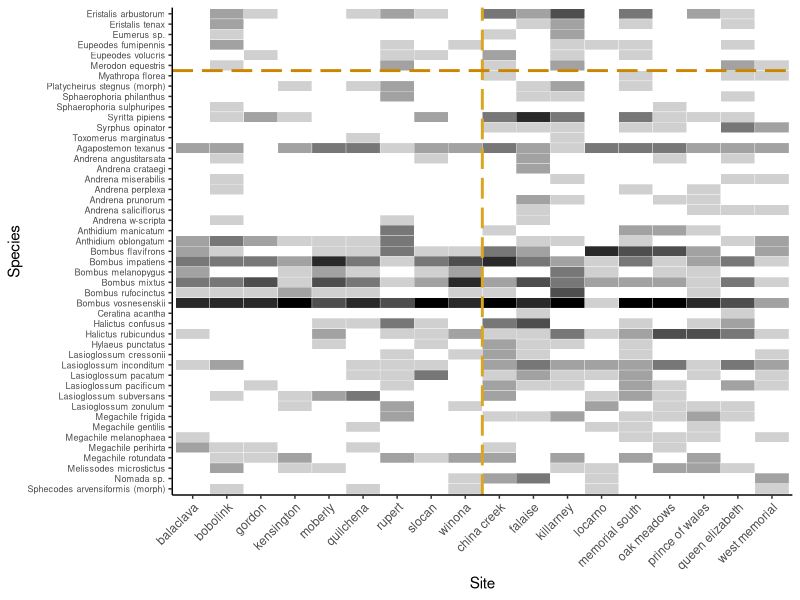
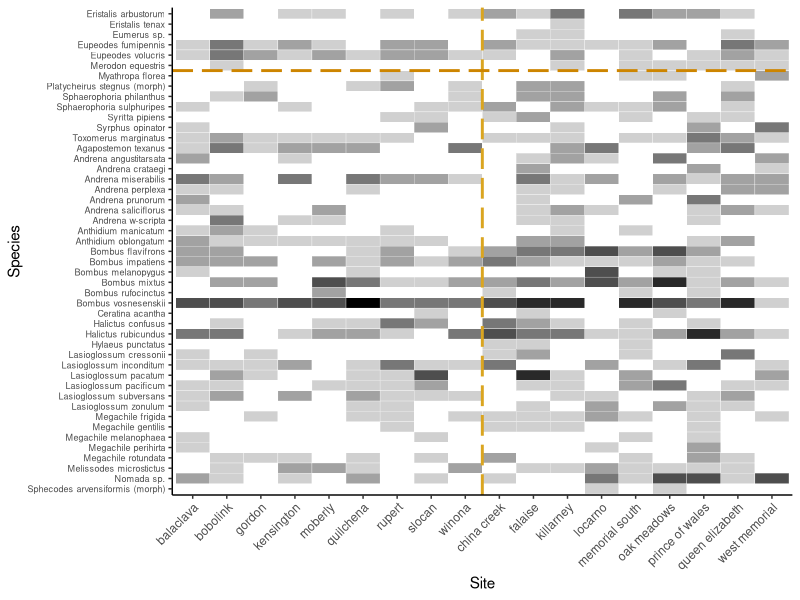
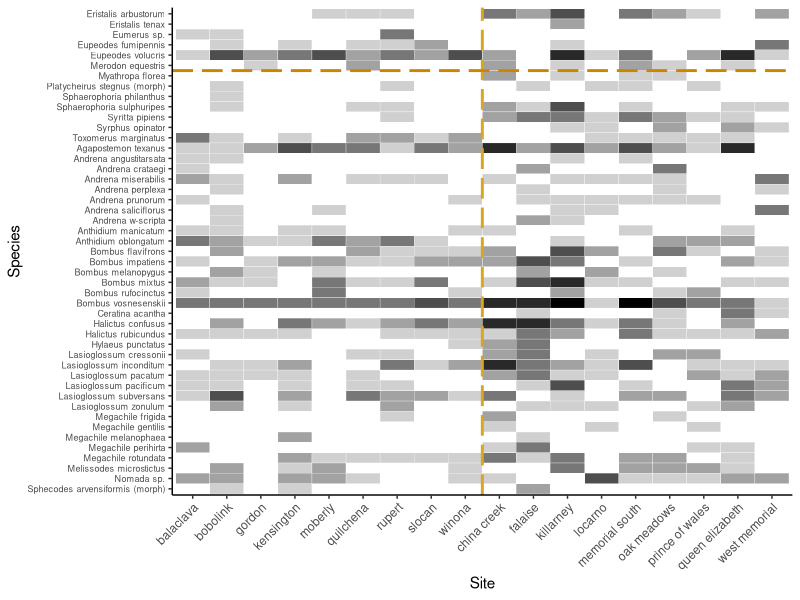
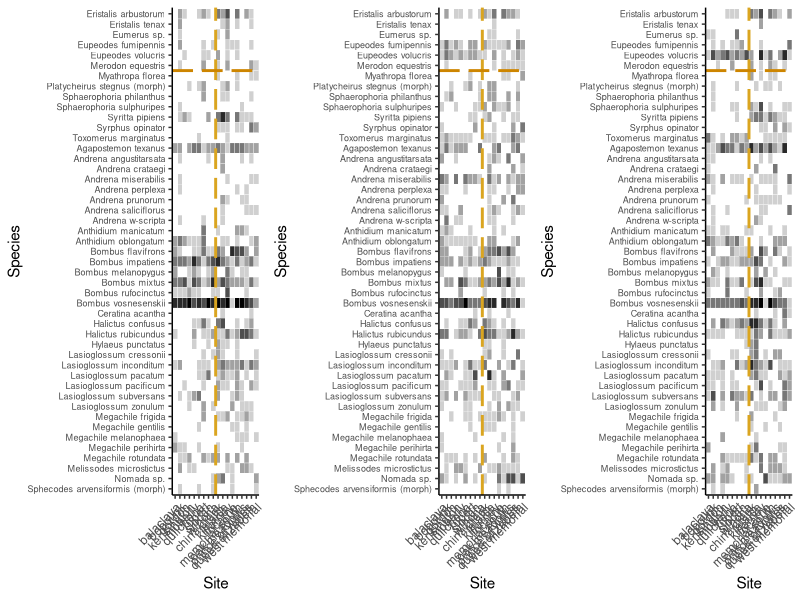

Reproduce these figures in R, in order.
library(reshape2)
library(tidyverse)

max_unique_detections = 500 # can lower this to filter off the top if too many species to plot in one page
min_unique_detections = 10

# read data
mydata <- read.csv("./data/pollinator_data.csv")

# perform some initial filters on the unfinished prelim data
mydata_filtered <- mydata %>% 
  
  # Filter by CLADE. 
  # NA's are specimens that haven't been identified yet. 
  # There are also specimens labelled "Other" if we collected them but they were not bees or hoverflies
  filter(CLADE %in% c("Anthophila", "Syrphidae")) %>%
  
  # Filter by SPECIES
  # Remove honeybees from our preliminary analysis
  # remove ~2 dozen rows where we accidentally printed an extra label 
  # (i.e., field assistant listed more species interacting with a plant at a site/visit than were collected)
  filter(!SPECIES %in% c("Apis mellifera", "extra_label"))  %>%
  
  # Filter by SPECIES
  # Remove some others until resolved for final analyses
  # Two un'id bombus were failed to be collected and brought back to lab for ID
  # one Eupeodes had an unconfident ID (looks intermediate between two species) so we are excluding it
  # No male Osmia were given an ID and were left simply as Osmia sp.
  filter(!SPECIES %in% c("Bombus sp.","Eupeodes sp.", "Osmia sp."))  %>%
  
  # Reduce sampling rounds in year 1 by 1 (they start at 2 since we did a weird prelim survey first)
  mutate(SAMPLING_ROUND = as.integer(ifelse(YEAR==1, as.integer(SAMPLING_ROUND) - 1, as.integer(SAMPLING_ROUND)))) %>%
  
  # for now we will filter out survey round 7 in year 2 (6 / 18 sites visited a 7th time)
  filter(SAMPLING_ROUND < 7)



## --------------------------------------------------
## Transform into detection non detection data

df <- mydata_filtered %>%
  
  # convert to binary detections
  group_by(SPECIES, SITE, YEAR, SAMPLING_ROUND) %>%
  slice(1) %>%
  ungroup() %>%
  
  # remove species detected on < 2 unique occassions
  group_by(SPECIES) %>%
  add_tally() %>%
  rename(unique_detections = n) %>%
  filter(unique_detections >= min_unique_detections) %>%
  filter(unique_detections < max_unique_detections) %>%
  ungroup() %>%
  
  # change SITE to factor for left_join with HABITAT_CATEGORY created below
  mutate(SITE = as.factor(SITE))

## Get unique species and sites
# create an alphabetized list of all species encountered across all sites*intervals*visits
species_list <- df %>%
  group_by(SPECIES) %>%
  slice(1) %>% # take one row per species (the name of each species)
  ungroup() %>%
  select(SPECIES) # extract species names column as vector

# create an alphabetized list of all sites
site_list <- df %>%
  group_by(SITE) %>%
  slice(1) %>% # take one row per species (the name of each species)
  ungroup() %>%
  select(SITE)

# get vectors of species, sites, intervals, and visits 
species_vector <- species_list %>%
  pull(SPECIES)

site_vector <- site_list %>%
  pull(SITE)

year_vector <- as.vector(levels(as.factor(df$YEAR)))

visit_vector <- as.vector(levels(as.factor(df$SAMPLING_ROUND)))

# find study dimensions from the pooled data
n_species <- length(species_vector)

n_sites <- length(site_vector)

n_years <- length(levels(as.factor(df$YEAR)))

n_visits <- length(levels(as.factor(df$SAMPLING_ROUND)))


# add habitat_category of sites
# make a new dataframe with site names and cats
SITE <- levels(as.factor(df$SITE))
HABITAT_CATEGORY <- c(0,0,1,1,0,0,1,1,1, # 9 mowed sites 
                      0,1,1,1,0,0,0,1,0) # and 9 meadow sites

habitats_df <- as.data.frame(cbind(SITE, HABITAT_CATEGORY, seq(1:n_sites)))

# join HABITAT_CATEGORY of sites with df by SITE
df_joined <- left_join(df, habitats_df, by = "SITE")



## --------------------------------------------------
## Now we are ready to create the detection matrix, V

## --------------------------------------------------
## Now we are ready to create the detection matrix, V

df_joined <- df_joined %>%
  mutate(y = 1) %>%
  arrange(SAMPLING_ROUND, YEAR, SITE, SPECIES) %>% # arrange opposite to array fill 
  # need numeric versions of species, site, year, and visit
  mutate(SPECIES_numeric = as.numeric(as.factor(SPECIES)),
         SITE_numeric = as.numeric(as.factor(SITE)),
         YEAR_numeric = as.numeric(as.factor(YEAR)),
         SAMPLING_ROUND_numeric = as.numeric(as.factor(SAMPLING_ROUND)))

# prepare array and prefill with NA's
V <- array(data = 0, dim = c(n_species, n_sites, n_years, n_visits))

# fill array with detection / nondetection data
for(i in 1:nrow(df_joined)){
  V[df_joined$SPECIES_numeric[i], df_joined$SITE_numeric[i], 
    df_joined$YEAR_numeric[i], df_joined$SAMPLING_ROUND_numeric[i]] <- df_joined$y[i]
}

array_fill_check <- sum(V) - nrow(df_joined) # quick check that they're identical # should be 0

if(array_fill_check != 0){
  print("WARNING: filled array is inconsistent with number of detections in the 2D datasheet!")
}

# visualize the real detection matrix (number of detections per species/site/year)
V2 <- array(data = 0, dim = c(n_species, n_sites, n_years))

for(i in 1:n_species){
  for(j in 1:n_sites){
    for(k in 1:n_years){
      V2[i,j,k] = sum(V[i,j,k,1:n_visits])
    }
  }
}

habitats_df <- habitats_df %>%
  rename("site" = "V3") %>%
  mutate(site = as.integer(site))

clades <- df %>%
  select(CLADE, SPECIES) %>%
  group_by(CLADE, SPECIES) %>%
  slice(1)

species_list <- species_list %>%
  mutate("species" = seq(1:nrow(.))) %>%
  left_join(., clades)

df_melted_year1 <- melt(V2[1:n_species,1:n_sites,1])
colnames(df_melted_year1)[1] <- "species"
colnames(df_melted_year1)[2] <- "site"
colnames(df_melted_year1)[3] <- "detections"
df_melted_year1 <- left_join(df_melted_year1, habitats_df) %>%
  left_join(., species_list) %>%
  mutate(SITE = fct_reorder(SITE, (as.integer(HABITAT_CATEGORY))))

df_melted_year2 <- melt(V2[1:n_species,1:n_sites,2])
colnames(df_melted_year2)[1] <- "species"
colnames(df_melted_year2)[2] <- "site"
colnames(df_melted_year2)[3] <- "detections"
df_melted_year2 <- left_join(df_melted_year2, habitats_df) %>%
  left_join(., species_list) %>%
  mutate(SITE = fct_reorder(SITE, (as.integer(HABITAT_CATEGORY))))

df_melted_year3 <- melt(V2[1:n_species,1:n_sites,3])
colnames(df_melted_year3)[1] <- "species"
colnames(df_melted_year3)[2] <- "site"
colnames(df_melted_year3)[3] <- "detections"
df_melted_year3 <- left_join(df_melted_year3, habitats_df) %>%
  left_join(., species_list) %>%
  mutate(SITE = fct_reorder(SITE, (as.integer(HABITAT_CATEGORY))))

# hline depends on number of species, for min 1 detection right now is 51.5

detections_heatmap_plot_year1 <-
  ggplot(df_melted_year1, aes(SITE, fct_rev((fct_reorder(SPECIES, desc(CLADE)))))) +
                              #fct_reorder(SPECIES, desc(SPECIES)))) +
  geom_tile(aes(fill = detections), colour = "white") +
  scale_fill_gradient(low = "white", high = "black") +
  labs(x = "Site", y = "Species") +
  theme_bw() +
  geom_vline(xintercept = 9.5, linewidth = 1, colour="goldenrod", linetype = "longdash") +
  geom_hline(yintercept = 41.5, linewidth = 1, colour="orange3", linetype = "longdash") +
  theme(#legend.position = "bottom",
        legend.position = "none",
        axis.text.x = element_text(angle = 45, hjust=1),
        axis.text.y = element_text(size=6.5),
        panel.border = element_blank(), panel.grid.major = element_blank(),
        panel.grid.minor = element_blank(), axis.line = element_line(colour = "black"))

plot(detections_heatmap_plot_year1)

detections_heatmap_plot_year2 <-
  ggplot(df_melted_year2, aes(SITE, fct_rev((fct_reorder(SPECIES, desc(CLADE)))))) +
  #fct_reorder(SPECIES, desc(SPECIES)))) +
  geom_tile(aes(fill = detections), colour = "white") +
  scale_fill_gradient(low = "white", high = "black") +
  labs(x = "Site", y = "Species") +
  theme_bw() +
  geom_vline(xintercept = 9.5, linewidth = 1, colour="goldenrod", linetype = "longdash") +
  geom_hline(yintercept = 41.5, linewidth = 1, colour="orange3", linetype = "longdash") +
  theme(legend.position = "none",
        axis.text.x = element_text(angle = 45, hjust=1),
        axis.text.y = element_text(size=6.5),
        panel.border = element_blank(), panel.grid.major = element_blank(),
        panel.grid.minor = element_blank(), axis.line = element_line(colour = "black"))

plot(detections_heatmap_plot_year2)

detections_heatmap_plot_year3 <-
  ggplot(df_melted_year3, aes(SITE, fct_rev((fct_reorder(SPECIES, desc(CLADE)))))) +
  #fct_reorder(SPECIES, desc(SPECIES)))) +
  geom_tile(aes(fill = detections), colour = "white") +
  scale_fill_gradient(low = "white", high = "black") +
  labs(x = "Site", y = "Species") +
  theme_bw() +
  geom_vline(xintercept = 9.5, linewidth = 1, colour="goldenrod", linetype = "longdash") +
  geom_hline(yintercept = 41.5, linewidth = 1, colour="orange3", linetype = "longdash") +
  theme(legend.position = "none",
        axis.text.x = element_text(angle = 45, hjust=1),
        axis.text.y = element_text(size=6.5),
        panel.border = element_blank(), panel.grid.major = element_blank(),
        panel.grid.minor = element_blank(), axis.line = element_line(colour = "black")) 
plot(detections_heatmap_plot_year3)

gridExtra::grid.arrange(
  detections_heatmap_plot_year1, detections_heatmap_plot_year2, detections_heatmap_plot_year3,
  nrow=1)

